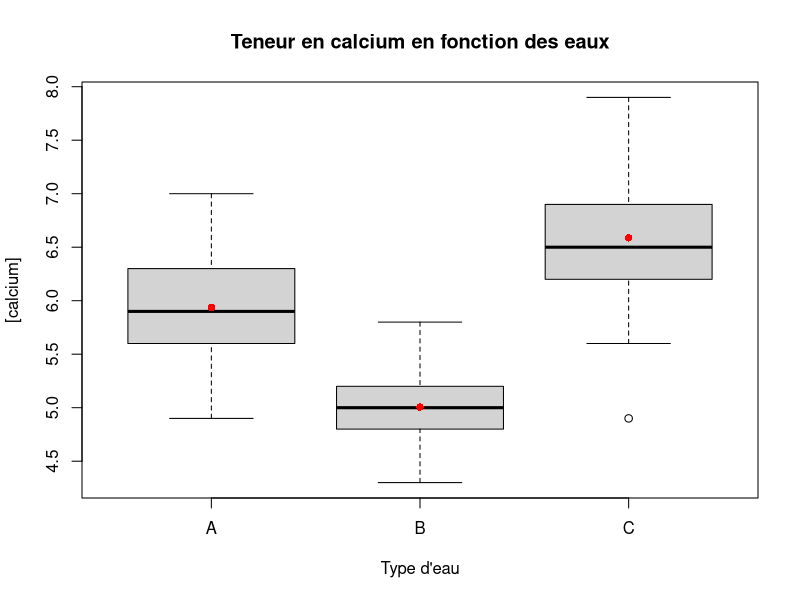
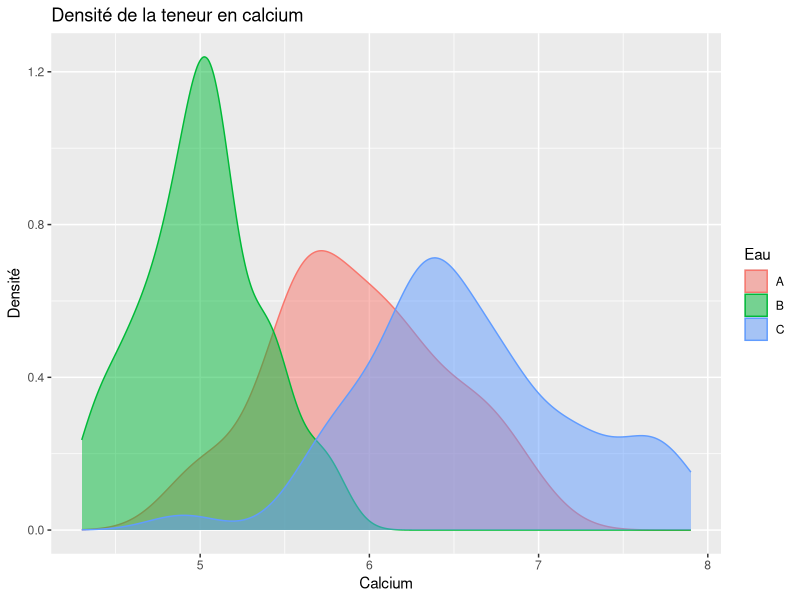
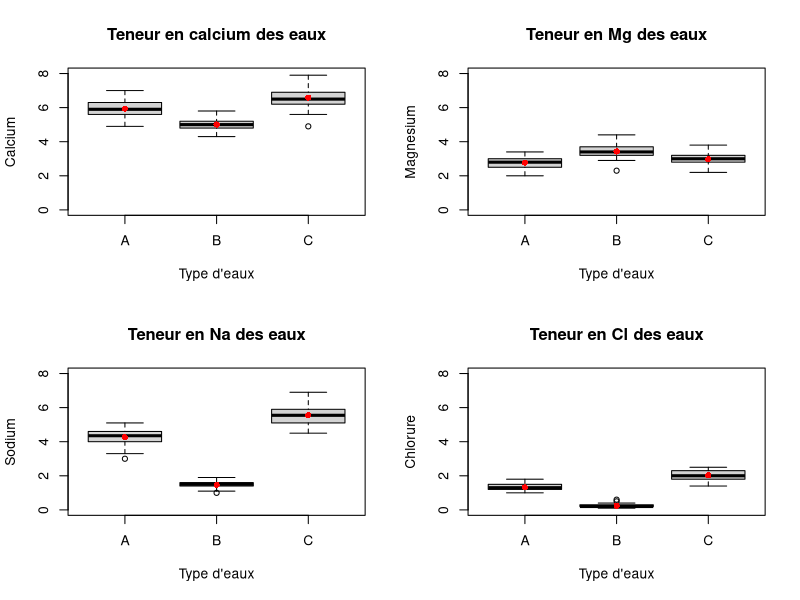
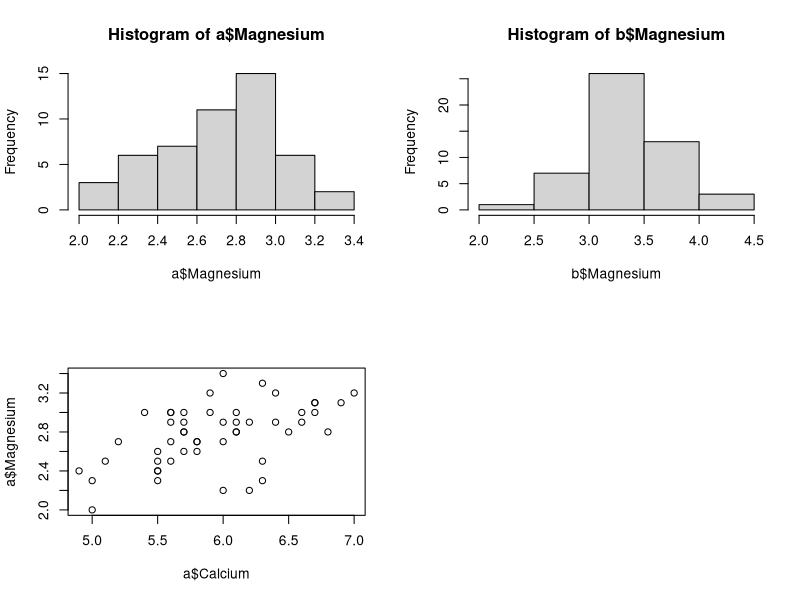
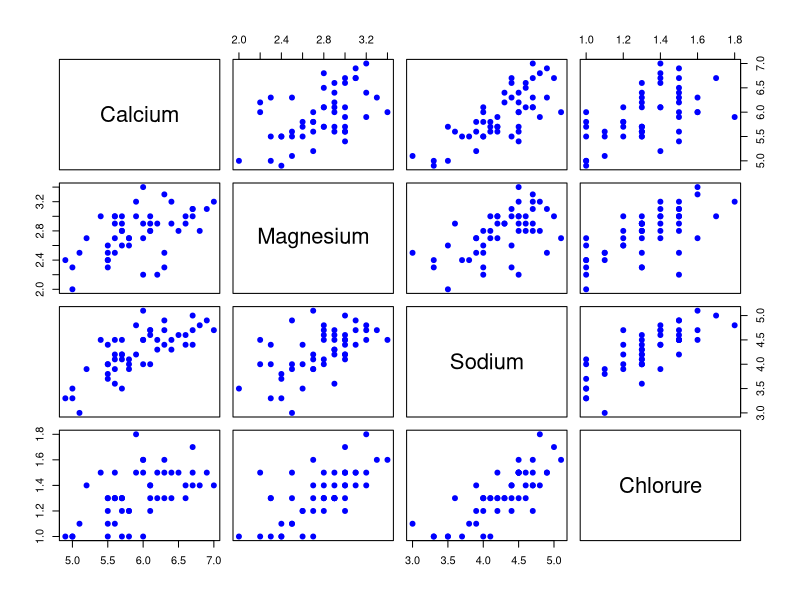
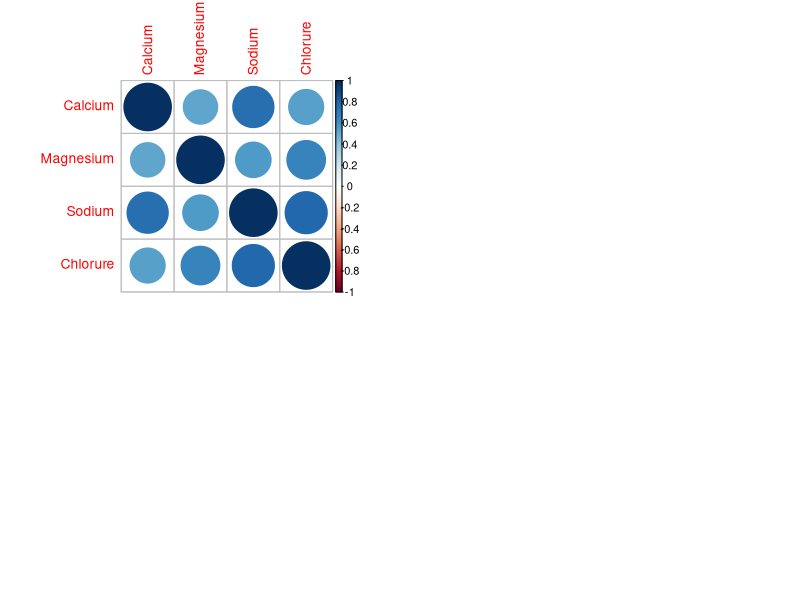

The R script that drew these images, in order:
## ---- chunk 1
knitr::opts_chunk$set(echo = TRUE)
## ---- chunk 2
getwd()
eau<-read.table("data/Eau.txt", sep="\t",dec=".",header=TRUE)
eau
## ---- chunk 3
names(eau) #noms des variables
class(eau) #nature du tableau, dans ce cas c'est un data.frame
dim(eau)   #dimension du jeu de donnees
str(eau)   #nature des variables
## ---- chunk 4
summary(eau)
## ---- chunk 5
a<-subset(eau,eau$Eau=="A")
b<-subset(eau,eau$Eau=="B")
c<-subset(eau,eau$Eau=="C")
#ou
a<-eau[eau$Eau== "A",]
b<-eau[eau$Eau== "B",]
c<-eau[eau$Eau== "C",]

#Calcul de la moyenne, la mediane et l'ecart-type de la variable "calcium"
summary(a$Calcium)
summary(b$Calcium)
summary(c$Calcium)
## ---- chunk 6
boxplot(eau$Calcium~eau$Eau,
        main="Teneur en calcium en fonction des eaux",
        xlab="Type d'eau",
        ylab="[calcium]")
#Faire apparaitre les moyennes
points(1, mean(a$Calcium, na.rm = T), pch=16, col="red")
points(2, mean(b$Calcium, na.rm = T), pch=16, col="red")
points(3, mean(c$Calcium, na.rm = T), pch=16, col="red")
## ---- chunk 7
library(e1071)
# skewness
print(paste("skewness A :", e1071::skewness(eau$Calcium[eau$Eau == "A"], type = 1, na.rm = TRUE)))
print(paste("skewness B :", e1071::skewness(eau$Calcium[eau$Eau == "B"], type = 1, na.rm = TRUE)))
print(paste("skewness C :", e1071::skewness(eau$Calcium[eau$Eau == "C"], type = 1, na.rm = TRUE)))

# kurtosis
print(paste("kurtosis A :", e1071::kurtosis(eau$Calcium[eau$Eau == "A"], type = 1, na.rm = TRUE)))
print(paste("kurtosis B :", e1071::kurtosis(eau$Calcium[eau$Eau == "B"], type = 1, na.rm = TRUE)))
print(paste("kurtosis C :", e1071::kurtosis(eau$Calcium[eau$Eau == "C"], type = 1, na.rm = TRUE)))
## ---- chunk 8
library(ggplot2)

# ggplot2 Density plot
ggplot(eau, aes(x=Calcium, fill=Eau, color=Eau)) +
  geom_density(alpha=0.5) +
  labs(title="Densité de la teneur en calcium", x="Calcium", y="Densité")

## ---- chunk 9
par(mfrow=c(2,2)) #Faire apparaitre 4 graphiques en 2 lignes et 2 colonnes
#Calcium
boxplot(eau$Calcium~eau$Eau,
        main="Teneur en calcium des eaux",
        xlab="Type d'eaux",
        ylab="Calcium",
        ylim=c(0,8))
points(1,mean(a$Calcium,na.rm=T),pch=16,col="red")
points(2,mean(b$Calcium,na.rm=T),pch=16,col="red")
points(3,mean(c$Calcium,na.rm=T),pch=16,col="red")
#Magnesium
boxplot(eau$Magnesium~eau$Eau,
        main="Teneur en Mg des eaux",
        xlab="Type d'eaux",
        ylab="Magnesium",
        ylim=c(0,8))
points(1,mean(a$Magnesium,na.rm=T),pch=16,col="red")
points(2,mean(b$Magnesium,na.rm=T),pch=16,col="red")
points(3,mean(c$Magnesium,na.rm=T),pch=16,col="red")
#Sodium
boxplot(eau$Sodium~eau$Eau,
        main="Teneur en Na des eaux",
        xlab="Type d'eaux",
        ylab="Sodium",
        ylim=c(0,8))
points(1,mean(a$Sodium,na.rm=T),pch=16,col="red")
points(2,mean(b$Sodium,na.rm=T),pch=16,col="red")
points(3,mean(c$Sodium,na.rm=T),pch=16,col="red")
#Chlorure
boxplot(eau$Chlorure~eau$Eau,
        main="Teneur en Cl des eaux",
        xlab="Type d'eaux",
        ylab="Chlorure",
        ylim=c(0,8))
points(1,mean(a$Chlorure,na.rm=T),pch=16,col="red")
points(2,mean(b$Chlorure,na.rm=T),pch=16,col="red")
points(3,mean(c$Chlorure,na.rm=T),pch=16,col="red")
## ---- chunk 10
# ou ceiling(1 + log2(length(a$Magnesium)))
strurges <- nclass.Sturges(a$Magnesium)

class_sturges_mg_a <- cut(a$Magnesium, breaks = strurges, include.lowest = TRUE)

# affiche les classes de sturges
levels(class_sturges_mg_a)

# Ajouter une nouvelle colonne avec les classes de sturges
a$sturges <- class_sturges_mg_a

# tableau de synthèse
bin_counts_a <- as.numeric(table(a$sturges))
bin_cum_counts_a <- cumsum(bin_counts_a)
bin_freq_a <- bin_counts_a / sum(bin_counts_a)
bin_cum_freq_a <- cumsum(bin_freq_a)
bin_summary_a <- data.frame(bin = levels(class_sturges_mg_a),
                            count = bin_counts_a, 
                            cumulate_count = bin_cum_counts_a,
                            frequency = bin_freq_a, 
                            cumulate_frequency = bin_cum_freq_a)

# La fonction hist prend par défaut une discrétisation par les règles de Sturges
hist(a$Magnesium)
## ---- chunk 11
# ou ceiling(1 + log2(length(b$Magnesium)))
strurges <- nclass.Sturges(b$Magnesium)

class_sturges_mg_b <- cut(b$Magnesium, breaks = strurges, include.lowest = TRUE)

# affiche les classes de sturges
levels(class_sturges_mg_b)

# Ajouter une nouvelle colonne avec les classes de sturges
b$sturges <- class_sturges_mg_b

# tableau de synthèse
bin_counts_b <- as.numeric(table(b$sturges))
bin_cum_counts_b <- cumsum(bin_counts_b)
bin_freq_b <- bin_counts_b / sum(bin_counts_b)
bin_cum_freq_b <- cumsum(bin_freq_b)
bin_summary_b <- data.frame(bin = levels(class_sturges_mg_b),
                          count = bin_counts_b, 
                          cumulate_count = bin_cum_counts_b,
                          frequency = bin_freq_b, 
                          cumulate_frequency = bin_cum_freq_b)

# La fonction hist prend par défaut une discrétisation par les règles de Sturges
hist(b$Magnesium)
## ---- chunk 12
# création de la table de contingence (fréquence jointe ou proportion du couple)
contingence <- table(a$sturges, b$sturges)
# ajout des distribution marginales (sommes en ligne et colonne)
contingence <- addmargins(contingence)
contingence
# Analyse de la distribution conditionnelle (comportement d'une variable par rapport à une classe de d'une autre variable, soit la lecture des distributions marginales par ligne et par colonne)
## ---- chunk 13
plot(a$Calcium, a$Magnesium)
## ---- chunk 14
cor(a[,c(1,2,3,4)])
## ---- chunk 15
pairs(a[,c(1,2,3,4)], pch = 19, col = "blue")
## ---- chunk 16
corrplot::corrplot(cor(a[,c(1,2,3,4)]), method = "circle", type = "full")
